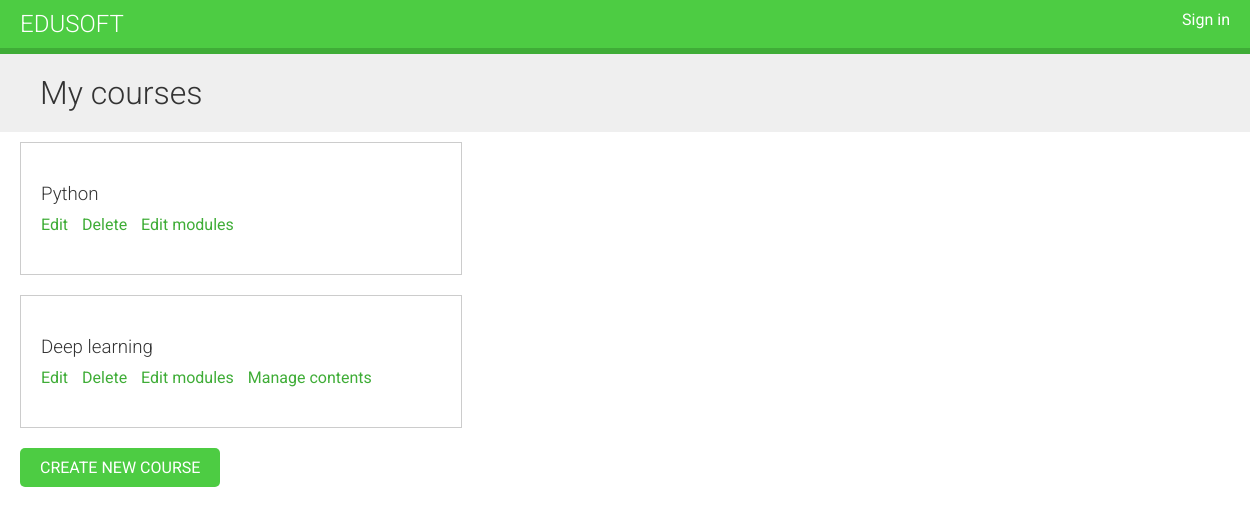
/course/mine/, run on the app's committed database.
### courses/models.py (models this page shows, shortened)
class Course(models.Model):
	owner=models.ForeignKey(User,related_name='courses_created')
	subject=models.ForeignKey(Subject,related_name='courses')
	title=models.CharField(max_length=200)
	slug=models.SlugField(max_length=200,unique=True)
	overview=models.TextField()
	created=models.DateTimeField(auto_now_add=True)
	class Meta:
		ordering=('-created',)

### courses/views.py (the view)
class ManageCourseListView(OwnerCourseMixin, ListView):
	template_name = 'courses/manage/course/list.html'

### courses/templates/courses/manage/course/list.html (shortened to what this page needs)
{% extends "base.html" %}
{% block content %}
<h1>My courses</h1>
<div class="module">
	{% for course in object_list %}
	<div class="course-info">
		<h3>{{ course.title }}</h3>
		<p>
		<a href="{% url "course_edit" course.id %}">Edit</a>
		<a href="{% url "course_delete" course.id %}">Delete</a>
		<a href="{% url "course_module_update" course.id %}">Edit modules</a>
		{% if course.modules.count > 0 %}
		<a href="{% url "module_content_list" course.modules.first.id %}">Manage contents</a>
		{% endif %}
		</p>
	</div>
{% empty %}
<p>You haven't created any courses yet.</p>
{% endfor %}
<p>
<a href="{% url "course_create" %}" class="button">Create new
course</a>
</p>
</div>
{% endblock %}

### courses/static/css/base.css (style rules this page uses)
body { margin:0; font-family:'Roboto', sans-serif; font-weight:400; color:#333; }
a { color:#3fad37; text-decoration:none; }
h1, h2, h3, h4, h5, h6 { font-family:'Roboto', sans-serif; font-weight:300; }
h1 { background:#efefef; width:100%; overflow:auto; padding:20px 0 20px 40px; margin:0; }
.module { overflow:auto; }
.module h3 { margin:30px 0 0; padding:0; width:100%; }
.module p { margin:10px 0 20px; width:100%; float:left; }
.module { padding:10px 20px; float:left; }
input[type=submit], a.button { border-radius:5px; background:#4dcc43; color:#fff; font-size:16px; text-transform:uppercase; border:none; padding:10px 20px; margin:20px 0; }
.course-info { border:1px solid #ccc; padding:10px 20px 20px; width:400px; overflow:auto; margin-bottom:20px; }
.course-info a { margin-right:10px; }

### data on the page
Course: title "Python"
Course: title "Deep learning", shows "Manage contents"
